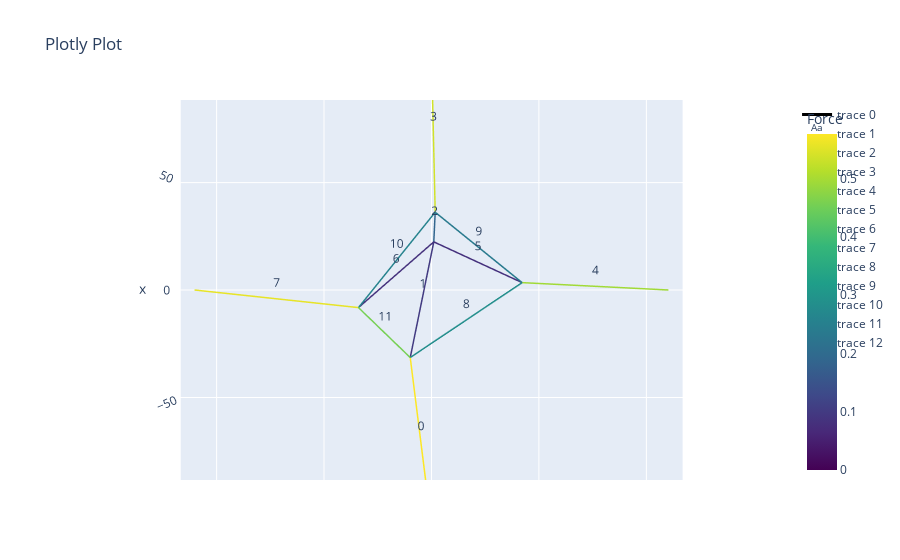

Here is the notebook cell this chart was saved with:
### Markdown cell above
### Open the network model

### Code cell
BYU_UW_root = r"G:\.shortcut-targets-by-id\1k1B8zPb3T8H7y6x0irFZnzzmfQPHMRPx\Illimited Lab Projects\Research Projects\Spiders\BYU-UW"
# model_name  = 'Validation_structure_1'
model_name = 'VS_ring0.5_connectors0.8_center0.2_as1.5_asr1.5_s110'
net = Network_custom.load_network(os.path.join(BYU_UW_root, 'networks', model_name + '_net.pkl'))
net.net_plot(color=True, elables = True, vlabels = False)

picture_number = 0
model_name_im = model_name + f"_{picture_number}"

### Figure 1 — Plotly figure (JSON) as saved in the notebook; plotly's stock layout.template omitted (floating-point values rounded to 4 significant figures)
{"data": [{"line": {"color": [0.5764, 0.5764, 0, 0.09966, 0.09966, 0, 0.1878, 0.1878, 0, 0.5375, 0.5375, 0, 0.4947, 0.4947, 0, 0.08211, 0.08211, 0, 0.08441, 0.08441, 0, 0.5565, 0.5565, 0, 0.2841, 0.2841, 0, 0.236, 0.236, 0, 0.2583, 0.2583, 0, 0.4554, 0.4554, 0], "colorbar": {"title": {"text": "Force"}}, "colorscale": [[0, "#440154"], [0.1111, "#482878"], [0.2222, "#3e4989"], [0.3333, "#31688e"], [0.4444, "#26828e"], [0.5556, "#1f9e89"], [0.6667, "#35b779"], [0.7778, "#6ece58"], [0.8889, "#b5de2b"], [1, "#fde725"]], "showscale": true, "width": 3}, "mode": "lines", "type": "scatter3d", "x": [-110, -31.36, null, -31.36, 22.35, null, 22.35, 36.11, null, 36.11, 110, null, 0, 3.422, null, 3.422, 22.35, null, 22.35, -8.171, null, -8.171, 0, null, -31.36, 3.422, null, 3.422, 36.11, null, 36.11, -8.171, null, -8.171, -31.36, null], "y": [0, 9.874, null, 9.874, -1.064, null, -1.064, -1.719, null, -1.719, 0, null, -110, -42.07, null, -42.07, -1.064, null, -1.064, 33.91, null, 33.91, 110, null, 9.874, -42.07, null, -42.07, -1.719, null, -1.719, 33.91, null, 33.91, 9.874, null], "z": [0, 0, null, 0, 0, null, 0, 0, null, 0, 0, null, 0, 0, null, 0, 0, null, 0, 0, null, 0, 0, null, 0, 0, null, 0, 0, null, 0, 0, null, 0, 0, null]}, {"mode": "text", "text": ["0"], "type": "scatter3d", "x": [-70.68], "y": [4.937], "z": [0]}, {"mode": "text", "text": ["1"], "type": "scatter3d", "x": [-4.503], "y": [4.405], "z": [0]}, {"mode": "text", "text": ["2"], "type": "scatter3d", "x": [29.23], "y": [-1.392], "z": [0]}, {"mode": "text", "text": ["3"], "type": "scatter3d", "x": [73.05], "y": [-0.8597], "z": [0]}, {"mode": "text", "text": ["4"], "type": "scatter3d", "x": [1.711], "y": [-76.03], "z": [0]}, {"mode": "text", "text": ["5"], "type": "scatter3d", "x": [12.89], "y": [-21.57], "z": [0]}, {"mode": "text", "text": ["6"], "type": "scatter3d", "x": [7.09], "y": [16.42], "z": [0]}, {"mode": "text", "text": ["7"], "type": "scatter3d", "x": [-4.086], "y": [71.96], "z": [0]}, {"mode": "text", "text": ["8"], "type": "scatter3d", "x": [-13.97], "y": [-16.1], "z": [0]}, {"mode": "text", "text": ["9"], "type": "scatter3d", "x": [19.76], "y": [-21.89], "z": [0]}, {"mode": "text", "text": ["10"], "type": "scatter3d", "x": [13.97], "y": [16.1], "z": [0]}, {"mode": "text", "text": ["11"], "type": "scatter3d", "x": [-19.76], "y": [21.89], "z": [0]}], "layout": {"scene": {"aspectmode": "data", "camera": {"eye": {"x": 0, "y": 0, "z": 5.5}}}, "title": {"text": "Plotly Plot"}}}
